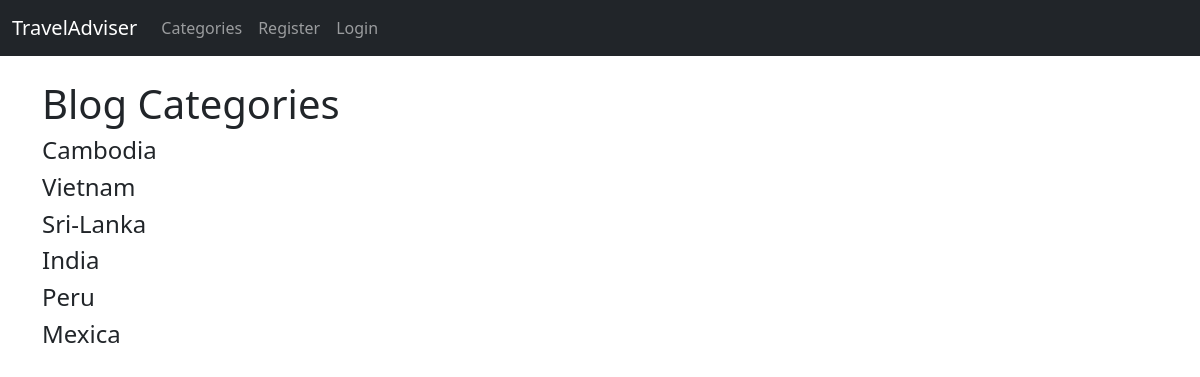
The app's page /category-list/, older data.
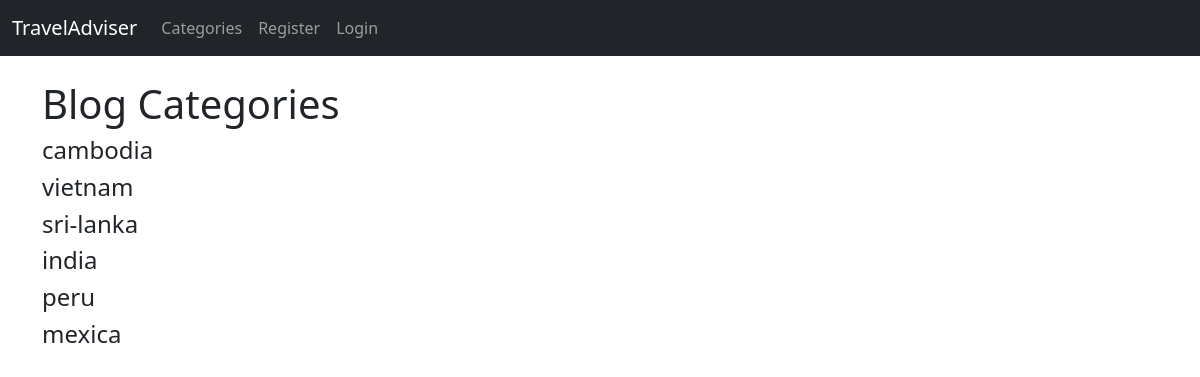
The same page, newer data.
### theblog/models.py (models this page shows, shortened)
class Category(models.Model):
    name = models.CharField(max_length=255)
    def __str__(self):
        return self.name

### theblog/views.py (the view)
# urls.py: path('category-list/', CategoryListView, name='category-list'),
def CategoryListView(request):
    cat_menu_list = Category.objects.all()
    return render(request, 'category_list.html', {'cat_menu_list':cat_menu_list})

### theblog/templates/category_list.html (shortened to what this page needs)
{% extends 'base.html' %}
{% block content %}
<h1>Blog Categories</h1>
{% for item in cat_menu_list %}
<h4><a class="dropdown-item" href="{% url 'category' item|slugify %}">{{item}}</a></h4>
{% endfor %}
{% endblock %}

Row changes from the older to the newer data that the page shows:
changed Category: name "Cambodia" → "cambodia"
changed Category: name "Vietnam" → "vietnam"
changed Category: name "Sri-Lanka" → "sri-lanka"
changed Category: name "India" → "india"
changed Category: name "Peru" → "peru"
changed Category: name "Mexica" → "mexica"
